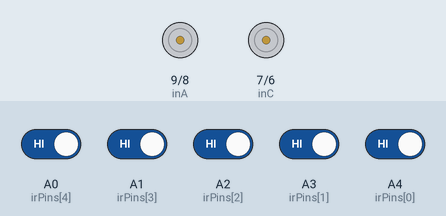
Bench run of a sketch on a simulated Arduino Uno, built with avr-gcc and run on an emulated ATmega328P. On the bench: motor-driver pin pairs drawn as motors (green arrow = first pin HIGH = forward, orange = second pin HIGH = backward, longer = more drive, scaled by the enable pin). The test bench sets the inputs (shaded band); at power-on: A0 (irPins[4]), A1 (irPins[3]), A2 (irPins[2]), A3 (irPins[1]), A4 (irPins[0]) HIGH.

Above: at 1.2 s.
1.3 s: A0 (irPins[4]) driven LOW
At 2.5 s:
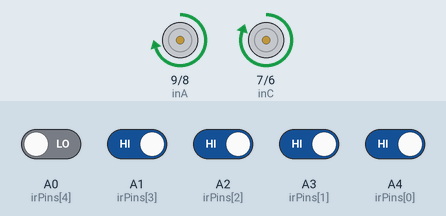
2.8 s: A0 (irPins[4]) driven HIGH
At 3.6 s:
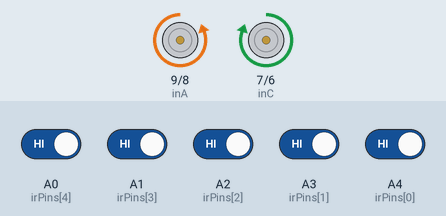
4.3 s: A4 (irPins[0]) driven LOW
At 4.9 s:
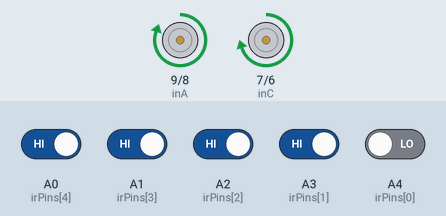
5.8 s: A4 (irPins[0]) driven HIGH
At 7.0 s:
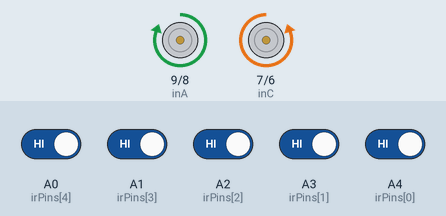
7.3 s: A0 (irPins[4]) driven LOW
At 8.4 s:
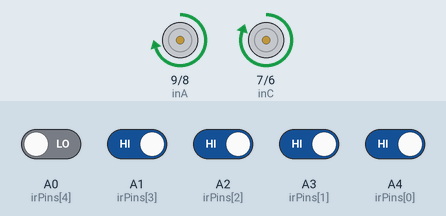
8.8 s: A1 (irPins[3]) driven LOW
At 9.5 s:
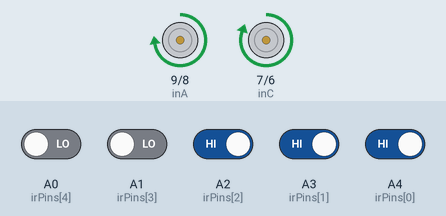
Timing chart, 0 to 11.3 s (numbered marks = the images above; inputs shaded):
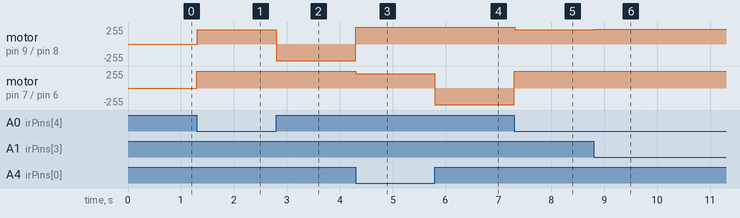

Measured:
- after the input at 1.3 s, motor on pin 9 (inA) / pin 8 (inB): stopped → forward 215/255 at once; motor on pin 7 (inC) / pin 6 (inD): stopped → forward 254/255 at once
- after the input at 2.8 s, motor on pin 9 (inA) / pin 8 (inB): forward 215/255 → backward 254/255 at once
- after the input at 4.3 s, motor on pin 9 (inA) / pin 8 (inB): backward 254/255 → forward 254/255 at once; motor on pin 7 (inC) / pin 6 (inD): forward 254/255 → forward 215/255 at once
- after the input at 5.8 s, motor on pin 7 (inC) / pin 6 (inD): forward 215/255 → backward 254/255 at once
- after the input at 7.3 s, motor on pin 9 (inA) / pin 8 (inB): forward 254/255 → forward 215/255 at once; motor on pin 7 (inC) / pin 6 (inD): backward 254/255 → forward 254/255 at once
- after the input at 8.8 s, motor on pin 9 (inA) / pin 8 (inB): forward 215/255 → forward 225/255 at once

The sketch:

LineFollowingRobot.ino
```cpp
#define ena 10
#define inA 9
#define inB 8
#define inC 7
#define inD 6
#define enb 5
const int irPins[5] = {A4,A3,A2,A1,A0};

void wheel(int lm, int rm);
int s[5] = {0,0,0,0,0};
int i, lastSensor,lastError;
int uturn = 255;
int base_L=255;
int base_R=255;
float kp=2;
float kd=1 ;

void setup()
{
 //Serial.begin(9600);
  mot_init();
  other_init();

}
void loop()
{
  line_follow();
//wheel(160,160);
}


void other_init()
{
  lastSensor=0;
  lastError=0;
  //Serial.begin(9600);
}

void mot_init()
{
  pinMode(inA,OUTPUT);
  pinMode(inB,OUTPUT);
  pinMode(inC,OUTPUT);
  pinMode(inD,OUTPUT);
  pinMode(ena,OUTPUT);
  pinMode(enb,OUTPUT);

  digitalWrite(inA,HIGH);
  digitalWrite(inB,HIGH);
  digitalWrite(inC,HIGH);
  digitalWrite(inD,HIGH);
}

void wheel(int lm, int rm)
{
  if(lm==0)
  {
    digitalWrite(inC,HIGH);
    digitalWrite(inD,HIGH);
  }
  if(lm>0)
  {
    digitalWrite(inC,HIGH);
    digitalWrite(inD,LOW);
  }
  else if(lm<0)
  {
    digitalWrite(inC,LOW);
    digitalWrite(inD,HIGH);
  }
  if(rm==0)
  {
    digitalWrite(inA,HIGH);
    digitalWrite(inB,HIGH);
  }
  if(rm>0)
  {
    digitalWrite(inA,HIGH);
    digitalWrite(inB,LOW);
  }
  else if(rm<0)
  {
    digitalWrite(inA,LOW);
    digitalWrite(inB,HIGH);
  }
  if(lm>254) lm=254;
  if(lm<-254) lm=-254;
  if(rm>254) rm=254;
  if(rm<-254) rm=-254;

  analogWrite(ena,abs(rm));
  analogWrite(enb,abs(lm));

}

int readSensor()
{

    s[0]=digitalRead(irPins[0]);
    s[1]=digitalRead(irPins[1]);
    s[2]=digitalRead(irPins[2]);
    s[3]=digitalRead(irPins[3]);
    s[4]=digitalRead(irPins[4]);
    s[0]=1-s[0];
    s[1]=1-s[1];
    s[2]=1-s[2];
    s[3]=1-s[3];
    s[4]=1-s[4];
  int error,sum;
  sum=s[0]+s[1]+s[2]+s[3]+s[4];
  if(sum!=0)
  {
    error=(s[0]*10+s[1]*20+s[2]*30+s[3]*40+s[4]*50)/sum-30;
  }
  else
  {
     error=420;
  }

  if(s[0]==1) lastSensor=1;
  else if(s[4]==1) lastSensor=2;
  //Serial.print(error);
  //Serial.print(" ");
  return error;
}


void line_follow()
{
  int error,corr;
  float p,d;
 error=readSensor();
 if(error==420)
 {
   if(lastSensor==1) wheel(-uturn,uturn);
   else if(lastSensor==2) wheel(uturn,-uturn);
 }
 else
 {
   p=kp*error;
   d=kd*(error-lastError);
   corr=p+d;
  // Serial.println(corr);
   wheel(base_L+corr,base_R-corr);
   if((error-lastError)!=0) delay(5);
   lastError=error;
 }
}
```
